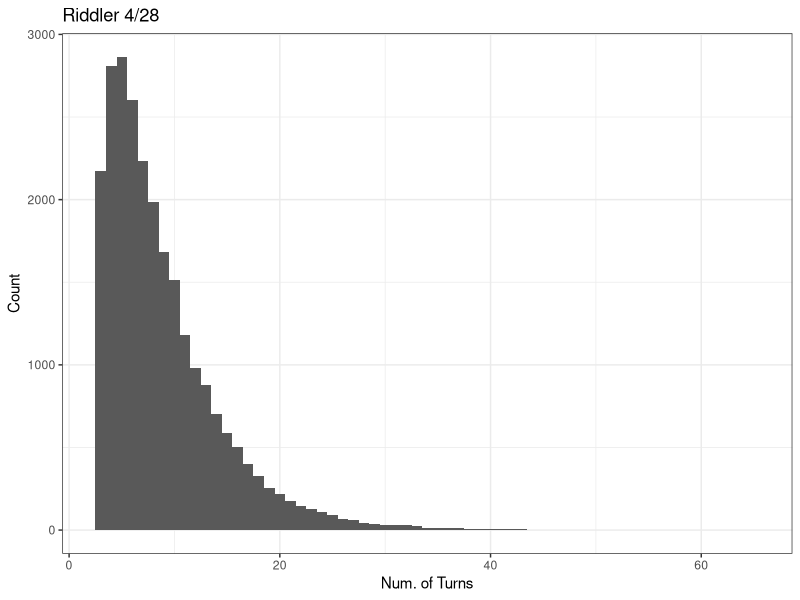

Generate this figure with R:
# https://fivethirtyeight.com/features/can-you-solve-these-colorful-puzzles/
# You play a game with four balls: One ball is red, one is blue, 
# one is green and one is yellow. They are placed in a box. You 
# draw a ball out of the box at random and note its color. Without 
# replacing the first ball, you draw a second ball and then paint 
# it to match the color of the first. Replace both balls, and repeat 
# the process. The game ends when all four balls have become the 
# same color. What is the expected number of turns to finish the game?

# Libraries
library(ggplot2)

# Input
num_colors <- 4
num_balls  <- 4
num_trials <- 25000

# Code
rpl <- num_balls > num_colors
num_turns <- numeric(num_trials)

for (i in 1:num_trials) {
  a <- sample(1:num_colors, num_balls, replace = rpl)
  count <- 0
  while(!isTRUE(all.equal(min(a), max(a)))) {
    b  <- sample(a, 2, replace = FALSE)
    c1 <- min(which(a == b[1]))
    c2 <- min(which(a == b[2]))
    a[c(c1, c2)] <- b[1]
    count <- count + 1
  }
  num_turns[i] <- count
}

# Output
ggplot(mapping = aes(num_turns)) + 
  geom_histogram(binwidth = 1) +
  theme_bw() +
  labs(title = "Riddler 4/28", x = "Num. of Turns", y = "Count")
median(num_turns)
mean(num_turns)
